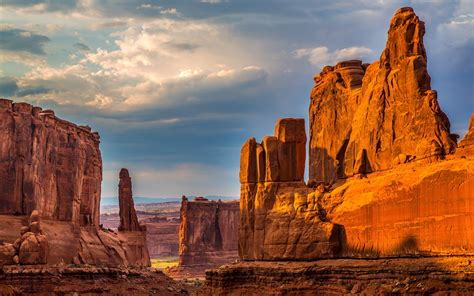
#> input picture examples/rock_canyon.jpg, 474 x 296 px, found by its file name
$ python driver.py
#> lines starting #> are read from the running program, lines starting #| are printed output that depends on the picture
### src/goph547lab00/arrays.py
import numpy as np
def square_ones(n):
    """Create an nxn array of ones.
    Parameters
    ----------
    n : int
    The size of the array.
    Returns
    -------
    numpy.ndarray, shape=(n,n)
    """
    return np.ones((n,n))

### examples/driver.py
from PIL import Image
import numpy as np
import matplotlib.pyplot as plt
from goph547lab00.arrays import (
    square_ones,
)


def main():
    # test creating square array of ones
    a_np = np.ones((3,3))
    a = square_ones(3)
    print(f'A_np:\n{a_np}')
    print(f'A:\n{a}')


# 1. Create an array of ones with 3 rows and 5 columns

    a_ones = np.ones((3,5))
    print(f'A_ones:\n{a_ones}')

# 2.Produce an array of NaN with 6 rows and 3 columns

    a_nan = np.empty((6,3))
    a_nan.fill(np.nan)
    print(f'A_nan:\n{a_nan}')

# 3.Create a column vector of odd numbers between 44 and 75

    vector = np.array([[45, 47, 49, 51, 53, 55, 57, 59, 61, 63, 65, 67, 69, 71, 73]])
    column_vector = vector.T
    print(f'Column vector of odd numbers between 44 and 75:\n{column_vector}')


# 4.Find the sum of the vector produced in #3

    column_sum = np.sum(column_vector)
    print(f'Sum of column vector:\n{column_sum}')

# 5. Produce the array:
# A=
# [[ 5 7 2],
#  1 -2 3],
#   4 4 4]]

    array_a = np.array([[5, 7, 2], [1, -2, 3], [4, 4, 4]])
    print(f'A = \n{array_a}')

# 6. Using a single command, produce the array:
# B =
# [[ 1 0 0],
#   0 1 0],
#   0 0 1]]

    b = print(f'B = \n{np.array([[1, 0, 0], [0, 1, 0], [0, 0, 1]])}')


# 7. Perform element-wise multiplication of the arrays A and B from #5 and #6

    array_b = np.array([[1, 0, 0], [0, 1, 0], [0, 0, 1]])
    element_mult = array_a * array_b
    print(f'Element-wise multiplication of matrices A and B:\n{element_mult}')


# 8. Calculate the dot product (or matrix multiplication) of arrays A and B

    matrix_mult = array_a @ array_b
    print(f'Matrix multiplication of matrices A and B:\n{matrix_mult}')

# 9. Calculate the cross product of arrays A and B

    cross_pdt = np.cross(array_a, array_b)
    print(f'The cross product of matrices A and B:\n{cross_pdt}')


# 10.Load the image rock_canyon.jpg

    image = np.asarray(Image.open('C:/Users/zcmit/Desktop/python/GOPH547/GOPH547-w2026-lab00-stZM/examples/rock_canyon.jpg'))
#> image is the input picture: shape (296, 474, 3); mean R, G, B 140.6, 100.4, 81.3
    print(repr(image))
#> (printed output is left out)


# 11. Plot the image using the imshow() function. What is the shape of the array(s)
# corresponding to this image?

    imageplot = plt.imshow(image)

    plt.title('Initial Image plot')
    plt.axis('off')
    plt.show()

    # The shape of the arrays corresponding to this array are (296, 474, 3)

# 12.Re-open the image converting to grayscale

    gray_image = np.asarray(
        Image.open('C:/Users/zcmit/Desktop/python/GOPH547/GOPH547-w2026-lab00-stZM/examples/rock_canyon.jpg')
        .convert('L')
    )
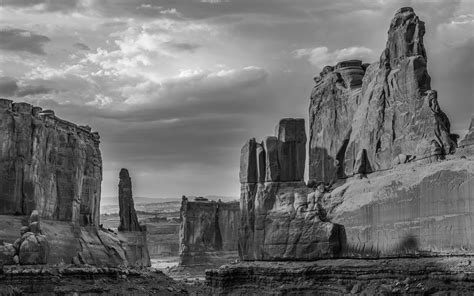
#> gray_image: shape (296, 474); min 3, max 250, mean 110.2
    print(repr(gray_image))
#> (printed output is left out)

    plt.imshow(gray_image, cmap='gray')
    plt.axis('off')
    plt.title('Grayscale Image')
    plt.show()

# 13. Using only Python/Numpy commands (not the GUI tool), produce a new
# smaller image array (called small_gray_image) that includes only the
# pinnacle/pillar near the middle left of the image.

    small_gray_image = gray_image[165:230, 105:145]
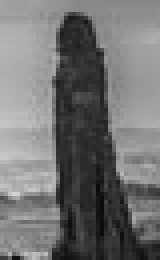
#> small_gray_image: shape (65, 40) (shown 4 times larger); min 9, max 210, mean 114.6

    plt.imshow(small_gray_image, cmap='gray')
    plt.title("Greyscale pillar")
    plt.axis('off')
    plt.show()

# 14. For the original image rock_canyon.jpg, make subplot with two plots:
# i) with the x-coordinate on the horizontal axis and colour values on the vertical axis and
# ii) with the y-coordinate on the vertical axis and colour values on the horizontal axis.
# In each plot, include four lines/series showing the mean R, G, B, and mean of
# the RGB channels (i.e. in the first graph, mean along the y-direction plotted
# along the x-coordinate and in the second graph, mean along the x-direction
# plotted against the y-coordinate). Colour the R, G, and B curves red, green, and
# blue and the mean RGB as a thicker black line.

    image = np.asarray(
        Image.open('C:/Users/zcmit/Desktop/python/GOPH547/GOPH547-w2026-lab00-stZM/examples/rock_canyon.jpg'))

    R = image[:, :, 0]
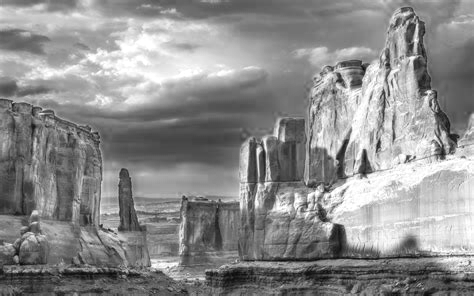
#> R: shape (296, 474); min 10, max 255, mean 140.6
    G = image[:, :, 1]
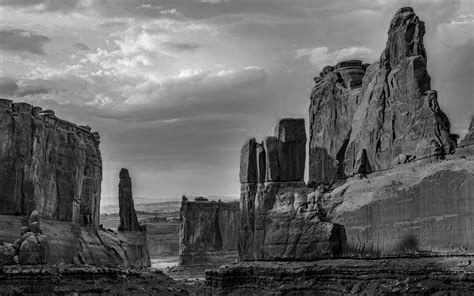
#> G: shape (296, 474); min 0, max 253, mean 100.4
    B = image[:, :, 2]
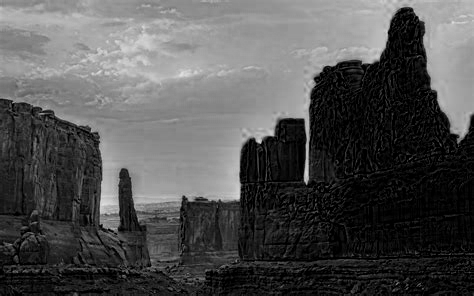
#> B: shape (296, 474); min 0, max 224, mean 81.3

    mean_R_x = np.mean(R, axis=0)
#> mean_R_x = 474 values, max 188.6 at index 374, min 106.1 at index 253, mean 140.6
    mean_G_x = np.mean(G, axis=0)
#> mean_G_x = 474 values, max 139.2 at index 103, min 67.85 at index 419, mean 100.4
    mean_B_x = np.mean(B, axis=0)
#> mean_B_x = 474 values, max 133.3 at index 103, min 11.77 at index 403, mean 81.33
    mean_RGB_x = np.mean(image, axis=(0, 1))  # WRONG for plot
#> mean_RGB_x = [140.6, 100.4, 81.33]
    # Correct mean RGB per x:
    mean_RGB_x = np.mean(image, axis=0).mean(axis=1)
#> mean_RGB_x = 474 values, max 141.7 at index 103, min 78.56 at index 419, mean 107.4

    mean_R_y = np.mean(R, axis=1)
#> mean_R_y = 296 values, max 187.3 at index 71, min 64.37 at index 273, mean 140.6
    mean_G_y = np.mean(G, axis=1)
#> mean_G_y = 296 values, max 161.2 at index 57, min 25.13 at index 274, mean 100.4
    mean_B_y = np.mean(B, axis=1)
#> mean_B_y = 296 values, max 158.9 at index 0, min 14.89 at index 274, mean 81.33
    mean_RGB_y = np.mean(image, axis=1).mean(axis=1)
#> mean_RGB_y = 296 values, max 163 at index 57, min 35.16 at index 274, mean 107.4

    x = np.arange(image.shape[1])  # width
#> x = 474 values from 0 to 473
    y = np.arange(image.shape[0])  # height
#> y = 296 values from 0 to 295

    plt.figure(figsize=(12, 5))

    # -------- Plot 1: mean vs X --------
    plt.subplot(1, 2, 1)
    plt.plot(x, mean_R_x, 'r', label='Mean R')
    plt.plot(x, mean_G_x, 'g', label='Mean G')
    plt.plot(x, mean_B_x, 'b', label='Mean B')
    plt.plot(x, mean_RGB_x, 'k', linewidth=2, label='Mean RGB')

    plt.xlabel('X Coordinate (pixels)')
    plt.ylabel('Color Value')
    plt.title('Mean RGB Values vs X Coordinate')
    plt.legend()

    # -------- Plot 2: mean vs Y --------
    plt.subplot(1, 2, 2)
    plt.plot(mean_R_y, y, 'r', label='Mean R')
    plt.plot(mean_G_y, y, 'g', label='Mean G')
    plt.plot(mean_B_y, y, 'b', label='Mean B')
    plt.plot(mean_RGB_y, y, 'k', linewidth=2, label='Mean RGB')

    plt.xlabel('Color Value')
    plt.ylabel('Y Coordinate (pixels)')
    plt.title('Mean RGB Values vs Y Coordinate')
    plt.legend()

    plt.tight_layout()
    plt.show()
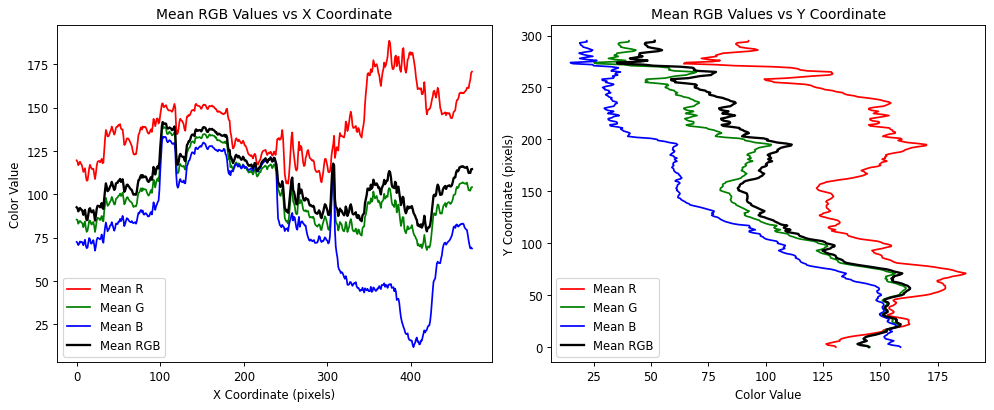
#> figure drawn by matplotlib, 2 panels; panel 1: curve peaks at x = 374, y = 188.6; panel 1: curve peaks at x = 103, y = 139.2; panel 1: curve peaks at x = 103, y = 133.3


# 15. Make sure to include axis labels, a title, and a legend on each subplot
# summarizing the RGB channels of the image.


# 16. After you are satisfied with your subplots, save the subplot figure as a file
# called rock_canyon_RGB_summary.png file in your examples/ directory
# using the savefig() function from matplotlib.

    plt.savefig('C:/Users/zcmit/Desktop/python/GOPH547/GOPH547-w2026-lab00-stZM/examples/rock_canyon_RBG_summary.png')

if __name__ == '__main__':
    main()
